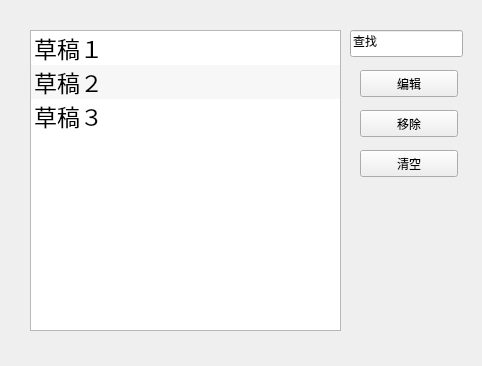
<?xml version="1.0" encoding="UTF-8"?>
<ui version="4.0">
 <class>Drafts</class>
 <widget class="QMainWindow" name="Drafts">
  <property name="geometry">
   <rect>
    <x>0</x>
    <y>0</y>
    <width>482</width>
    <height>366</height>
   </rect>
  </property>
  <property name="windowTitle">
   <string>草稿箱</string>
  </property>
  <widget class="QWidget" name="centralwidget">
   <widget class="QPushButton" name="pushButton_4">
    <property name="geometry">
     <rect>
      <x>360</x>
      <y>150</y>
      <width>98</width>
      <height>27</height>
     </rect>
    </property>
    <property name="text">
     <string>清空</string>
    </property>
   </widget>
   <widget class="QPushButton" name="pushButton">
    <property name="geometry">
     <rect>
      <x>360</x>
      <y>70</y>
      <width>98</width>
      <height>27</height>
     </rect>
    </property>
    <property name="text">
     <string>编辑</string>
    </property>
   </widget>
   <widget class="QPushButton" name="pushButton_2">
    <property name="geometry">
     <rect>
      <x>360</x>
      <y>110</y>
      <width>98</width>
      <height>27</height>
     </rect>
    </property>
    <property name="text">
     <string>移除</string>
    </property>
   </widget>
   <widget class="QListWidget" name="listWidget">
    <property name="geometry">
     <rect>
      <x>30</x>
      <y>30</y>
      <width>311</width>
      <height>301</height>
     </rect>
    </property>
    <property name="font">
     <font>
      <pointsize>17</pointsize>
     </font>
    </property>
    <property name="tabKeyNavigation">
     <bool>false</bool>
    </property>
    <property name="dragEnabled">
     <bool>true</bool>
    </property>
    <property name="dragDropOverwriteMode">
     <bool>true</bool>
    </property>
    <property name="alternatingRowColors">
     <bool>true</bool>
    </property>
    <item>
     <property name="text">
      <string>草稿１</string>
     </property>
     <property name="font">
      <font>
       <pointsize>17</pointsize>
      </font>
     </property>
    </item>
    <item>
     <property name="text">
      <string>草稿２</string>
     </property>
     <property name="font">
      <font>
       <pointsize>17</pointsize>
      </font>
     </property>
    </item>
    <item>
     <property name="text">
      <string>草稿３</string>
     </property>
     <property name="font">
      <font>
       <pointsize>17</pointsize>
      </font>
     </property>
    </item>
   </widget>
   <widget class="QLineEdit" name="lineEdit">
    <property name="geometry">
     <rect>
      <x>350</x>
      <y>30</y>
      <width>113</width>
      <height>27</height>
     </rect>
    </property>
    <property name="text">
     <string>查找</string>
    </property>
   </widget>
  </widget>
 </widget>
 <resources/>
 <connections/>
</ui>
